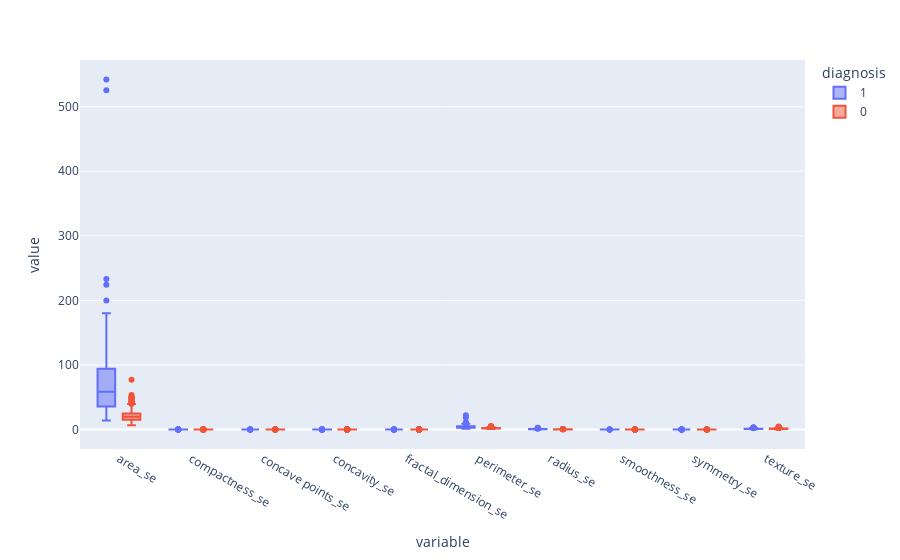

Notebook code for this chart:
### Code cell
fig2 = px.box(df_errors, color = 'diagnosis')
fig2.show()

### Figure 1 — Plotly figure (JSON) as saved in the notebook; plotly's stock layout.template omitted (floating-point values rounded to 4 significant figures; data arrays with more than 128 entries replaced by an {"elided": "..."} marker saying what was removed)
{"data": [{"alignmentgroup": "True", "hovertemplate": "diagnosis=1<br>variable=%{x}<br>value=%{y}<extra></extra>", "legendgroup": "1", "marker": {"color": "#636efa"}, "name": "1", "notched": false, "offsetgroup": "1", "orientation": "v", "showlegend": true, "type": "box", "x": {"elided": "2120 str values"}, "x0": " ", "xaxis": "x", "y": {"elided": "2120 float values"}, "y0": " ", "yaxis": "y"}, {"alignmentgroup": "True", "hovertemplate": "diagnosis=0<br>variable=%{x}<br>value=%{y}<extra></extra>", "legendgroup": "0", "marker": {"color": "#EF553B"}, "name": "0", "notched": false, "offsetgroup": "0", "orientation": "v", "showlegend": true, "type": "box", "x": {"elided": "3570 str values"}, "x0": " ", "xaxis": "x", "y": {"elided": "3570 float values"}, "y0": " ", "yaxis": "y"}], "layout": {"boxmode": "group", "legend": {"title": {"text": "diagnosis"}, "tracegroupgap": 0}, "margin": {"t": 60}, "xaxis": {"anchor": "y", "domain": [0, 1], "title": {"text": "variable"}}, "yaxis": {"anchor": "x", "domain": [0, 1], "title": {"text": "value"}}}}
